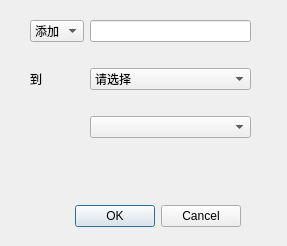
<?xml version="1.0" encoding="UTF-8"?>
<ui version="4.0">
 <class>LabelDialog</class>
 <widget class="QDialog" name="LabelDialog">
  <property name="geometry">
   <rect>
    <x>0</x>
    <y>0</y>
    <width>287</width>
    <height>246</height>
   </rect>
  </property>
  <property name="windowTitle">
   <string>Dialog</string>
  </property>
  <widget class="QDialogButtonBox" name="buttonBox">
   <property name="geometry">
    <rect>
     <x>40</x>
     <y>200</y>
     <width>201</width>
     <height>32</height>
    </rect>
   </property>
   <property name="orientation">
    <enum>Qt::Horizontal</enum>
   </property>
   <property name="standardButtons">
    <set>QDialogButtonBox::Cancel|QDialogButtonBox::Ok</set>
   </property>
  </widget>
  <widget class="QWidget" name="">
   <property name="geometry">
    <rect>
     <x>30</x>
     <y>0</y>
     <width>221</width>
     <height>161</height>
    </rect>
   </property>
   <layout class="QGridLayout" name="gridLayout">
    <item row="1" column="0">
     <widget class="QLabel" name="label">
      <property name="text">
       <string>到</string>
      </property>
     </widget>
    </item>
    <item row="0" column="0">
     <widget class="QComboBox" name="comboBoxOp">
      <item>
       <property name="text">
        <string>添加</string>
       </property>
      </item>
      <item>
       <property name="text">
        <string>移除</string>
       </property>
      </item>
     </widget>
    </item>
    <item row="0" column="1">
     <widget class="QLineEdit" name="lineEdit"/>
    </item>
    <item row="1" column="1">
     <widget class="QComboBox" name="comboBoxField">
      <item>
       <property name="text">
        <string>请选择</string>
       </property>
      </item>
     </widget>
    </item>
    <item row="2" column="1">
     <widget class="QComboBox" name="comboBoxSubField"/>
    </item>
   </layout>
  </widget>
 </widget>
 <resources/>
 <connections>
  <connection>
   <sender>buttonBox</sender>
   <signal>accepted()</signal>
   <receiver>LabelDialog</receiver>
   <slot>accept()</slot>
   <hints>
    <hint type="sourcelabel">
     <x>248</x>
     <y>254</y>
    </hint>
    <hint type="destinationlabel">
     <x>157</x>
     <y>274</y>
    </hint>
   </hints>
  </connection>
  <connection>
   <sender>buttonBox</sender>
   <signal>rejected()</signal>
   <receiver>LabelDialog</receiver>
   <slot>reject()</slot>
   <hints>
    <hint type="sourcelabel">
     <x>316</x>
     <y>260</y>
    </hint>
    <hint type="destinationlabel">
     <x>286</x>
     <y>274</y>
    </hint>
   </hints>
  </connection>
 </connections>
</ui>
